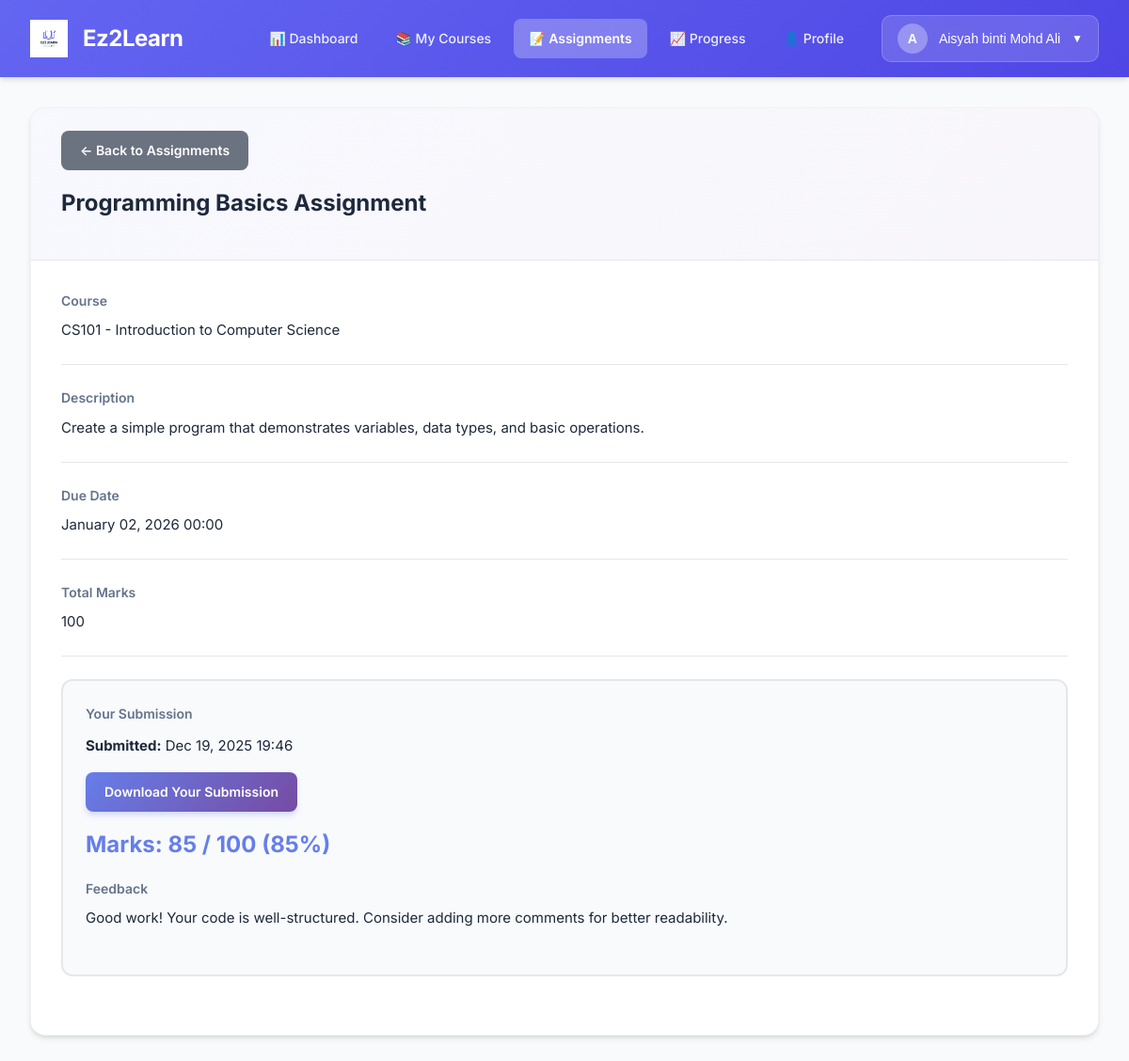
Page /student/module-assignments/view-assignment.php?assignment_id=1 (signed in) on the committed database.
### tables this page shows
CREATE TABLE assignments (
    assignment_id INT AUTO_INCREMENT PRIMARY KEY,
    course_id INT NOT NULL,
    lecturer_id INT NOT NULL,
    title VARCHAR(150) NOT NULL,
    description TEXT,
    due_date DATE,
    total_marks INT,
    instruction_file VARCHAR(255) NULL,
    status ENUM('open', 'closed') DEFAULT 'open',
    FOREIGN KEY (course_id) REFERENCES courses(course_id),
    FOREIGN KEY (lecturer_id) REFERENCES users(user_id)
);

CREATE TABLE courses (
    course_id INT AUTO_INCREMENT PRIMARY KEY,
    course_code VARCHAR(20) UNIQUE NOT NULL,
    course_name VARCHAR(100) NOT NULL,
    description TEXT,
    status ENUM('open','closed') DEFAULT 'open'
);

CREATE TABLE submissions (
    submission_id INT AUTO_INCREMENT PRIMARY KEY,
    assignment_id INT NOT NULL,
    student_id INT NOT NULL,
    file_path VARCHAR(255),
    submitted_at TIMESTAMP DEFAULT CURRENT_TIMESTAMP,
    marks INT,
    feedback TEXT,
    FOREIGN KEY (assignment_id) REFERENCES assignments(assignment_id),
    FOREIGN KEY (student_id) REFERENCES users(user_id)
);

### student/module-assignments/view-assignment.php (the view, shortened to what this page needs)
<?php
$db_host = 'localhost';
$db_user = 'root';
$db_pass = '';
$db_name = 'ez2learn';
$conn = mysqli_connect($db_host, $db_user, $db_pass, $db_name);
$student_id = $_SESSION['user_id'] ?? 0;
$assignment_id = (int)($_GET['assignment_id'] ?? 0);
$assignment_query = "
    SELECT
        a.*,
        c.course_code, c.course_name,
        s.submission_id, s.file_path as submission_file, s.marks, s.feedback, s.submitted_at
    FROM assignments a
    INNER JOIN enrollments e ON a.course_id = e.course_id
    LEFT JOIN courses c ON a.course_id = c.course_id
    LEFT JOIN submissions s ON a.assignment_id = s.assignment_id AND s.student_id = ?
    WHERE a.assignment_id = ? AND e.student_id = ?
";
$stmt = mysqli_prepare($conn, $assignment_query);
mysqli_stmt_bind_param($stmt, "iii", $student_id, $assignment_id, $student_id);
mysqli_stmt_execute($stmt);
$result = mysqli_stmt_get_result($stmt);
$assignment = mysqli_fetch_assoc($result);
require_once '../../includes/header-student.php';
?>
    <div class="container">
        <div class="page-container">
            <div class="page-header">
                <a href="index.php" class="btn-back">← Back to Assignments</a>
                <h1 class="page-title"><?php echo htmlspecialchars($assignment['title']); ?></h1>
            </div>
            <div class="content">
                <div class="assignment-details">
                <div class="detail-section">
                    <div class="detail-label">Course</div>
                    <div class="detail-value"><?php echo htmlspecialchars($assignment['course_code'] . ' - ' . $assignment['course_name']); ?></div>
                </div>
                <?php if ($assignment['description']): ?>
                    <div class="detail-section">
                        <div class="detail-label">Description</div>
                        <div class="detail-value" style="white-space: pre-wrap;"><?php echo htmlspecialchars($assignment['description']); ?></div>
                    </div>
                <?php endif; ?>
                <div class="detail-section">
                    <div class="detail-label">Due Date</div>
                    <div class="detail-value">
                        <?php
                        if ($assignment['due_date']) {
                            $due_date = strtotime($assignment['due_date']);
                            $now = time();
                            if ($due_date < $now) {
                                echo '<span style="color: #ef4444;">' . date('F d, Y H:i', $due_date) . ' (Overdue)</span>';
                            } else {
                                echo date('F d, Y H:i', $due_date);
                            }
                        } else {
                            echo 'No due date';
                        }
                        ?>
                    </div>
                </div>
                <div class="detail-section">
                    <div class="detail-label">Total Marks</div>
                    <div class="detail-value"><?php echo $assignment['total_marks'] ?? 'N/A'; ?></div>
                </div>
                <?php if ($assignment['submission_id']): ?>
                    <div class="submission-section">
                        <div class="detail-label">Your Submission</div>
                        <div class="detail-value" style="margin-top: 10px;">
                            <strong>Submitted:</strong> <?php echo date('M d, Y H:i', strtotime($assignment['submitted_at'])); ?>
                        </div>
                        <?php if ($assignment['submission_file']): ?>
                            <a href="../../<?php echo htmlspecialchars($assignment['submission_file']); ?>" target="_blank" class="btn-action btn-download">Download Your Submission</a>
                        <?php endif; ?>
                        <?php if ($assignment['marks'] !== null): ?>
                            <div class="marks-display">
                                Marks: <?php echo $assignment['marks']; ?> / <?php echo $assignment['total_marks']; ?>
                                <?php
                                $percentage = ($assignment['marks'] / $assignment['total_marks']) * 100;
                                echo '(' . round($percentage, 1) . '%)';
                                ?>
                            </div>
                            <?php if ($assignment['feedback']): ?>
                                <div class="detail-section" style="border: none; padding: 0; margin-top: 15px;">
                                    <div class="detail-label">Feedback</div>
                                    <div class="detail-value" style="white-space: pre-wrap;"><?php echo htmlspecialchars($assignment['feedback']); ?></div>
                                </div>
                            <?php endif; ?>
                        <?php else: ?>
                            <p style="color: #666; margin-top: 10px;">Your submission is pending grading.</p>
                        <?php endif; ?>
                    </div>
                <?php else: ?>
                    <div style="margin-top: 20px;">
                        <a href="submit-assignment.php?assignment_id=<?php echo $assignment['assignment_id']; ?>" class="btn-action btn-submit">Submit Assignment</a>
                    </div>
                <?php endif; ?>
                </div>
            </div>
        </div>
    </div>
</body>
</html>

### includes/header-student.php (style rules this page uses)
* { margin: 0; padding: 0; box-sizing: border-box; }
body { font-family: 'Inter', -apple-system, BlinkMacSystemFont, 'Segoe UI', sans-serif; background: #f8fafc; color: #1e293b; line-height: 1.6; }
.container { max-width: 1600px; margin: 2rem auto; padding: 0 2rem; }

### student/module-assignments/view-assignment.php (style rules this page uses)
.page-container { background: #ffffff; border-radius: 16px; box-shadow: 0 4px 6px -1px rgba(0, 0, 0, 0.1), 0 2px 4px -1px rgba(0, 0, 0, 0.06); overflow: hidden; border: 1px solid rgba(0, 0, 0, 0.05); }
.page-header { padding: 1.5rem 2rem; border-bottom: 1px solid #e5e7eb; background: linear-gradient(135deg, rgba(102, 126, 234, 0.05) 0%, rgba(118, 75, 162, 0.05) 100%); }
.page-title { font-size: 1.5rem; font-weight: 700; color: #1e293b; margin-bottom: 1rem; }
.btn-back { background: #6b7280; color: white; border: none; padding: 0.625rem 1.25rem; border-radius: 8px; cursor: pointer; font-size: 0.875rem; font-weight: 600; text-decoration: none; display: inline-flex; align-items: center; gap: 0.5rem; transition: all 0.3s cubic-bezier(0.4, 0, 0.2, 1); margin-bottom: 1rem; }
.content { padding: 2rem; }
.assignment-details { margin-bottom: 30px; }
.detail-section { margin-bottom: 1.5rem; padding-bottom: 1.5rem; border-bottom: 1px solid #e5e7eb; }
.detail-section:last-child { border-bottom: none; }
.detail-label { font-weight: 600; color: #64748b; font-size: 0.875rem; margin-bottom: 0.5rem; }
.detail-value { color: #1e293b; font-size: 0.9375rem; line-height: 1.6; }
.submission-section { background: #f8fafc; padding: 1.5rem; border-radius: 12px; margin-top: 1.5rem; border: 2px solid #e5e7eb; }
.marks-display { font-size: 1.5rem; font-weight: 700; color: #667eea; margin: 1rem 0; }
.btn-action { padding: 0.625rem 1.25rem; border: none; border-radius: 8px; cursor: pointer; font-size: 0.875rem; font-weight: 600; text-decoration: none; display: inline-flex; align-items: center; gap: 0.5rem; margin-top: 1rem; transition: all 0.3s cubic-bezier(0.4, 0, 0.2, 1); }
.btn-download { background: linear-gradient(135deg, #667eea 0%, #764ba2 100%); color: white; box-shadow: 0 4px 6px -1px rgba(102, 126, 234, 0.3); }

### rows in the picture
assignments: title "Programming Basics Assignment", course.course_name "CS101 - Introduction to Computer Science", description "Create a simple program that demonstrates variables, data types, and basic operations.", due_date "January 02, 2026 00:00", total_marks "100", submissions.submitted_at "Dec 19, 2025 19:46", submissions.marks "85", submissions.feedback "Good work! Your code is well-structured. Consider adding more comments for better readability."

### other values in the picture
substr($user_name, 0, 1) "A"
$user_name "Aisyah binti Mohd Ali"
